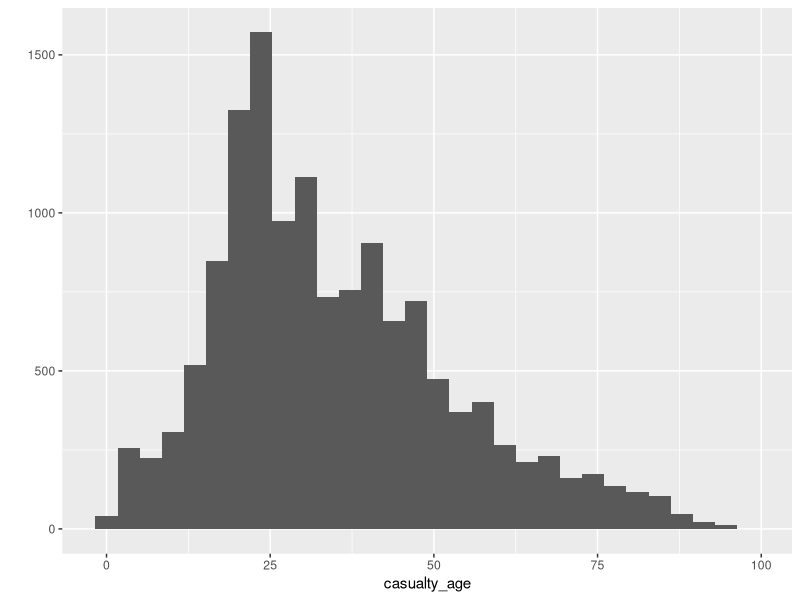
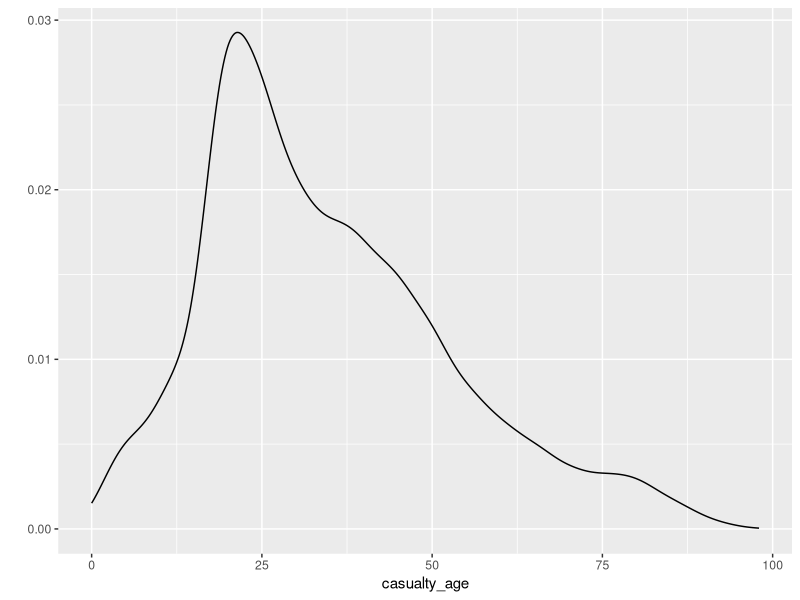

R code for these plots, in order:
library(ggplot2)
library(dplyr) # not actually used on 2015-09-14

leeds <- read.csv("leeds_accidents.csv")

str(leeds)

table(leeds$vehicle_type)
table(leeds$casualty_sex)

## Shape of age distribution - single numerical variable defaults to histogram
qplot(casualty_age, data=leeds)

## Density plot of same
qplot(casualty_age, data=leeds, geom="density")

## 
mean(leeds$casualty_age)
median(leeds$casualty_age)
